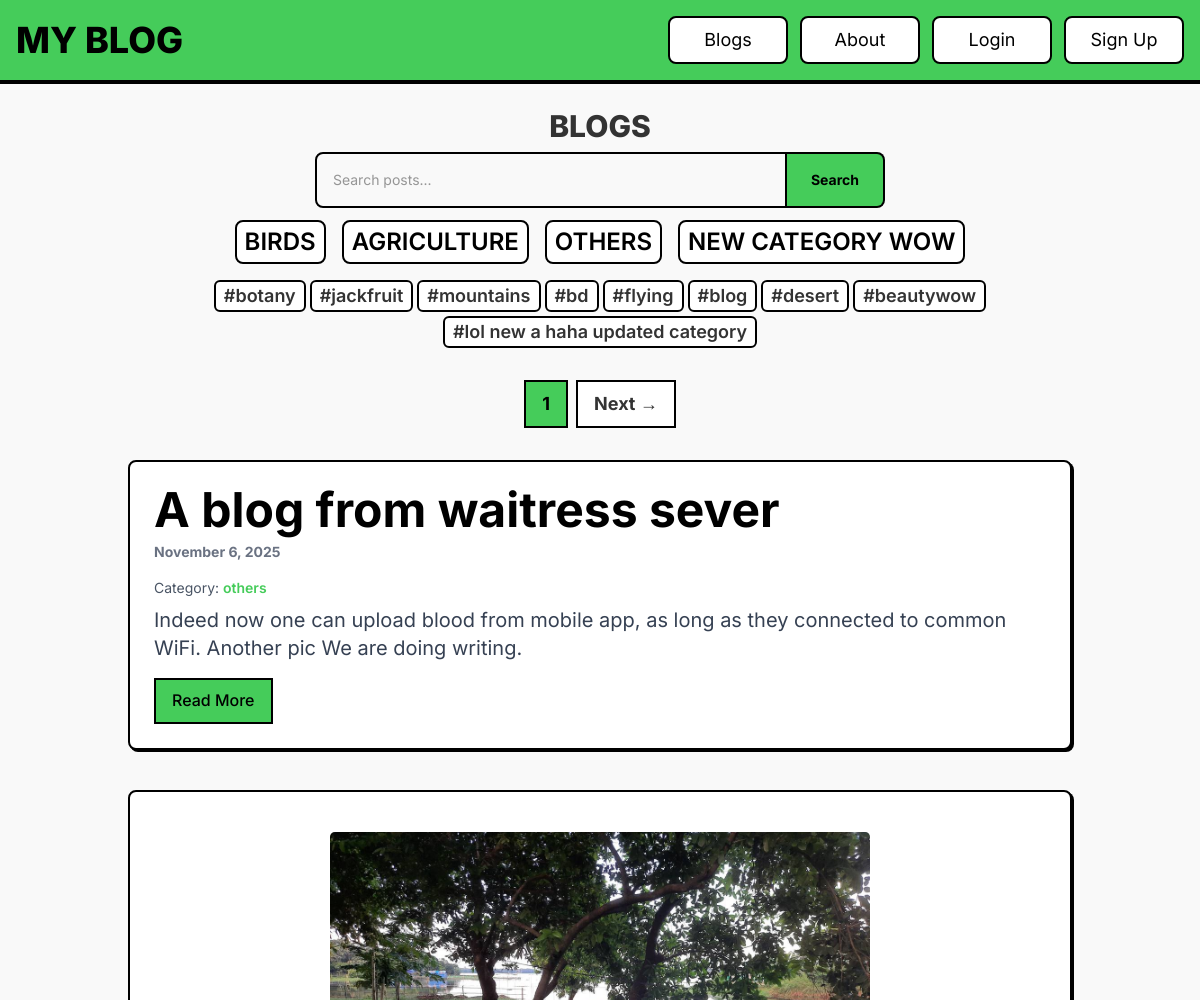
The app's page /greenblog/ (upper part), older data.
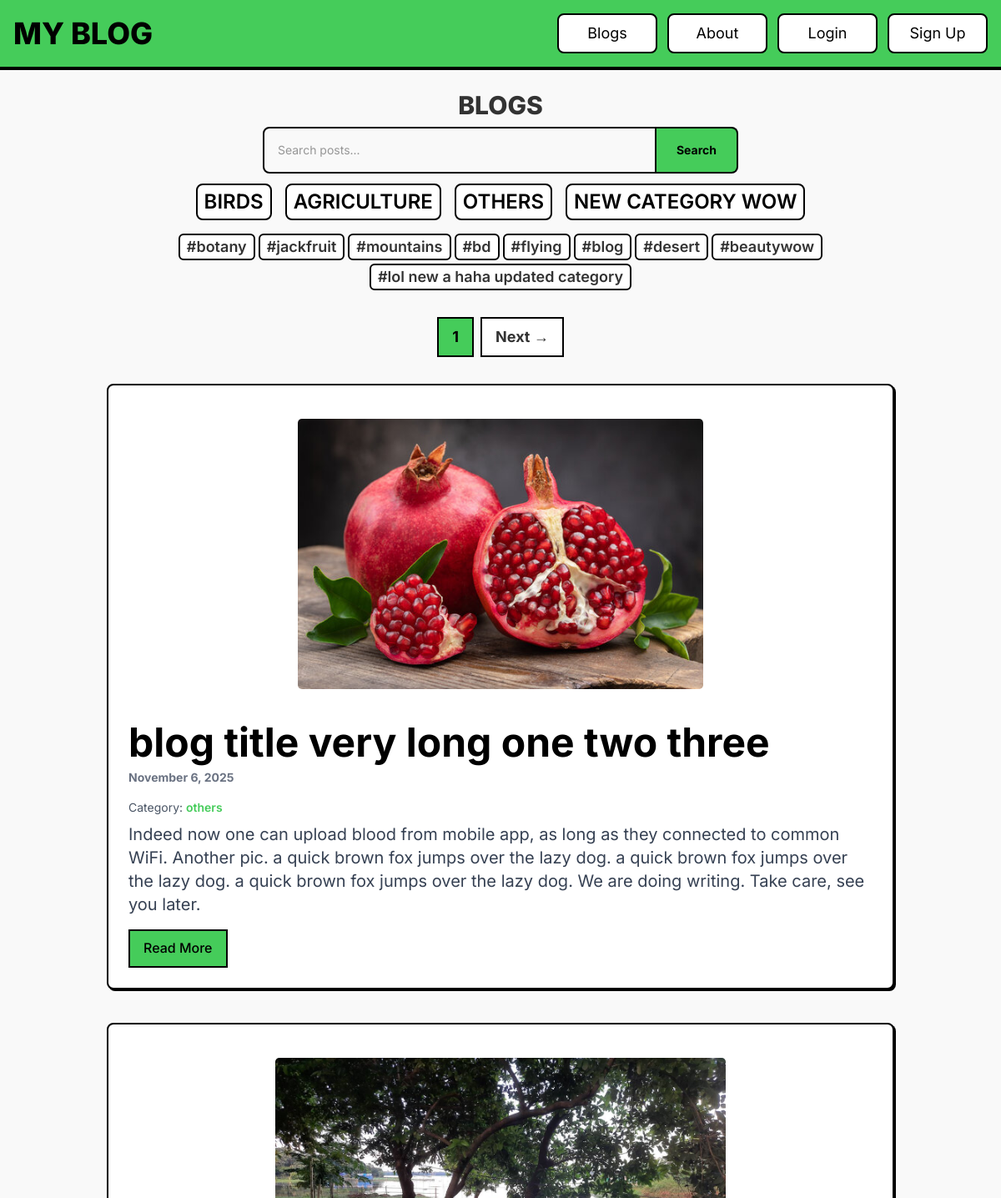
The same page, newer data.
### blog/models.py (models this page shows, shortened)
class Category(models.Model):
    name = models.CharField(max_length=100, unique=True)
    slug = models.SlugField(unique=True, blank=True)

class Tag(models.Model):
    name = models.CharField(max_length=50, unique=True)
    slug = models.SlugField(unique=True, blank=True)

class BlogPost(models.Model):
    title = models.CharField(max_length=255)
    slug = models.SlugField(unique=True, blank=True)
    category = models.ForeignKey('Category', on_delete=models.SET_NULL, null=True, related_name='posts')
    tags = models.ManyToManyField('Tag', blank=True, related_name='posts')
    content = RichTextField()
    image = models.ImageField(upload_to='blog_images/', blank=True, null=True)
    author = models.ForeignKey(User, on_delete=models.SET_NULL, null=True, blank=True)
    created_at = models.DateTimeField(auto_now_add=True)
    updated_at = models.DateTimeField(auto_now=True)

### blog/views.py (the view)
# urls.py: path('', views.blog_list, name='blog_list'),
def blog_list(request):
    posts = BlogPost.objects.all().order_by('-created_at')
    paginator = Paginator(posts, 6)  # 6 posts per page
    page_number = request.GET.get('page')
    page_obj = paginator.get_page(page_number)
    categories = Category.objects.all()
    tags = Tag.objects.all()
    return render(request, 'blog/blog_list.html', {
        'page_obj': page_obj,
        'categories': categories,
        'tags': tags,
    })

### blog/templates/blog/blog_list.html (shortened to what this page needs)
{% extends 'base.html' %}
{% block content %}
<div class="container mx-auto px-4 py-8">
  <h1 class="text-2xl md:text-3xl font-extrabold text-center -mt-8 mb-4 md:mb-6 uppercase">Blogs</h1>
  <form action="{% url 'search_posts' %}" method="get" class="-mt-4 text-sm mb-8 flex justify-center">
    <input
        type="text"
        name="q"
        value="{{ search_query|default:'' }}"
        placeholder="Search posts..."
        class="border-2 border-black px-2 py-2 md:p-4 w-3/5 md:w-1/2 focus:outline-none rounded-l-lg"
      >
      <button
        type="submit"
        class="bg-treegreen border-2 border-black px-6 font-bold text-black hover:bg-black hover:text-treegreen transition rounded-r-lg border-l-0">
        Search
      </button>
  </form>
  <div class="text-xs md:text-2xl flex flex-wrap justify-center gap-x-2 gap-y-1 md:gap-x-4 md:gap-y-3 -mt-5 mb-4 uppercase">
    {% for category in categories %}
      {% if selected_category == category %}
        <a href="{% url 'blog_list' %}"
           class="border-2 border-black  px-2 py-1 font-semibold bg-treegreen text-black transition rounded-lg">
          {{ category.name }}
        </a>
      {% else %}
        <a href="{% url 'category_posts' category.slug %}"
           class="border-2 border-black px-2 py-1 font-semibold bg-white text-black hover:bg-treegreen transition rounded-lg">
          {{ category.name }}
        </a>
      {% endif %}
    {% endfor %}
  </div>
  <div class="text-xs md:text-lg flex flex-wrap justify-center gap-1 mb-4 md:mb-8">
    {% for tag in tags %}
      {% if selected_tag == tag %}
        <a href="{% url 'blog_list' %}"
           class="inline-block border-2 border-black px-2 py-0 font-semibold bg-treegreen rounded-md">
          #{{ tag.name }}
        </a>
      {% else %}
        <a href="{% url 'tag_posts' tag.slug %}"
           class="inline-block border-2 border-black px-2 py-0 font-semibold bg-white hover:bg-treegreen rounded-md">
          #{{ tag.name }}
        </a>
      {% endif %}
    {% endfor %}
  </div>
  {% if page_obj.has_other_pages %}
    <div class="flex text-xs md:text-lg justify-center mb-3 md:my-8 space-x-2">
      <span class="px-4 py-2 border-2 border-black bg-treegreen text-black font-bold">{{ page_obj.number }}</span>
      {% if page_obj.has_next %}
        <a href="?page={{ page_obj.next_page_number }}" class="border-2 border-black px-4 py-2 font-bold bg-white hover:bg-treegreen">Next →</a>
      {% endif %}
    </div>
  {% endif %}
  <div class="flex flex-col gap-10">
    {% for post in page_obj %}
      <div class="neo-card bg-white p-6 rounded-lg flex flex-col xl:flex-row {% if forloop.counter|divisibleby:2 %}xl:flex-row-reverse{% endif %} items-center gap-6">
        {% if post.image %}
          <div class="">
            <img src="{{ post.image.url }}" alt="{{ post.title }}" class="w-full h-full object-cover">
          </div>
        {% endif %}
        <div class="flex-1 text-left">
          <h2 class="text-2xl md:text-5xl font-bold mb-2 text-black">{{ post.title }}</h2>
          <p class="text-sm text-gray-500 mb-4 font-bold">{{ post.created_at|date:"F j, Y" }}</p>
          {% if post.category %}
            <p class="text-sm text-gray-600 mb-2">
              Category:
              <a href="{% url 'category_posts' post.category.slug %}" class="text-treegreen hover:text-black font-semibold">
                {{ post.category.name }}
              </a>
            </p>
          {% endif %}
          <p class="text-gray-700 text-md md:text-xl line-clamp-6 md:line-clamp-8 mb-4">{{ post.content|striptags|truncatewords:100|safe }}</p>
          <a href="{% url 'blog_detail' post.slug %}"
            class="inline-block px-4 py-2 bg-treegreen border-2 border-black text-black font-medium hover:bg-black hover:text-treegreen transition">
            Read More
          </a>
        </div>
      </div>
    {% empty %}
      <p class="text-center text-gray-500">No posts found.</p>
    {% endfor %}
  </div>
</div>
{% endblock %}

Row changes from the older to the newer data that the page shows:
removed BlogPost: title "A blog from waitress sever", created_at "November 6, 2025", category.name "others", content "Indeed now one can upload blood from mobile app, as long as they connected to common WiFi. Another pic We are doing writing."
added BlogPost: image (picture), title "blog title very long one two three", created_at "November 6, 2025", category.name "others", content "Indeed now one can upload blood from mobile app, as long as they connected to common WiFi. Another pic. a quick brown fox jumps over the lazy dog. a quick brown fox jumps over the lazy dog. a quick brown fox jumps over the lazy dog. We are doing writing. Take care, see you later."
